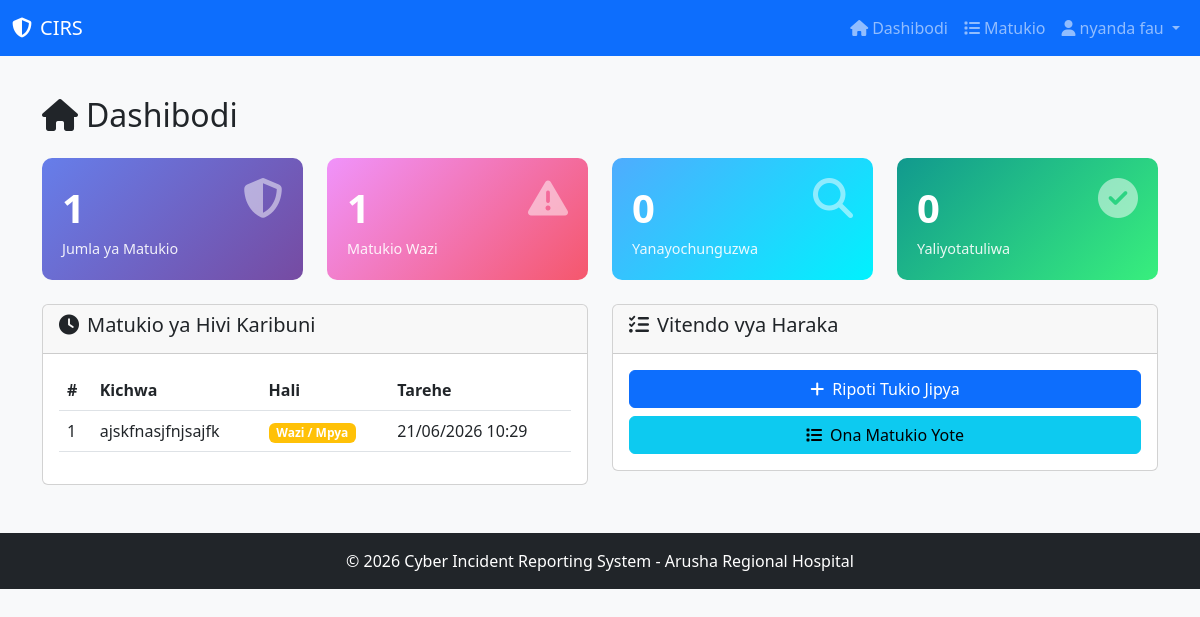
/dashboard/ (signed in), run on the app's committed database.
### cyberincident/models.py (models this page shows, shortened)
class Incident(models.Model):
    CATEGORY_CHOICES = [
        ('phishing', 'Ulaghai wa Barua Pepe'),
        ('ransomware', 'Mashambulizi ya Ransomware'),
        ('unauthorized', 'Upatikanaji Bila Idhini'),
        ('malware', 'Virusi / Malware'),
        ('ddos', 'Mashambulizi ya DDoS'),
        ('insider', 'Tishio la Ndani'),
        ('data_breach', 'Uvujaji wa Data'),
        ('other', 'Nyingine'),
    ]
    STATUS_CHOICES = [
        ('open', 'Wazi / Mpya'),
        ('investigating', 'Inachunguzwa'),
        ('contained', 'Imezuiliwa'),
        ('resolved', 'Imetatuliwa'),
        ('closed', 'Imefungwa'),
    ]
    PRIORITY_CHOICES = [
        ('low', 'Ya Chini'),
        ('medium', 'Ya Kati'),
        ('high', 'Ya Juu'),
        ('critical', 'Muhimu Sana'),
    ]
    title = models.CharField(max_length=200, verbose_name='Kichwa')
    description = models.TextField(verbose_name='Maelezo')
    category = models.CharField(max_length=20, choices=CATEGORY_CHOICES, verbose_name='Aina')
    status = models.CharField(max_length=20, choices=STATUS_CHOICES, default='open', verbose_name='Hali')
    priority = models.CharField(max_length=10, choices=PRIORITY_CHOICES, default='medium', verbose_name='Kiwango')
    reporter = models.ForeignKey(User, on_delete=models.CASCADE, related_name='reported_incidents', verbose_name='Mripoti')
    assigned_to = models.ForeignKey(User, on_delete=models.SET_NULL, null=True, blank=True, related_name='assigned_incidents', verbose_name='Imepewa')
    affected_systems = models.TextField(blank=True, null=True, verbose_name='Mifumo Iliyoathirika')
    impact_description = models.TextField(blank=True, null=True, verbose_name='Athari')
    root_cause = models.TextField(blank=True, null=True, verbose_name='Chanzo')
    reported_at = models.DateTimeField(auto_now_add=True, verbose_name='Tarehe ya Kuripoti')
    updated_at = models.DateTimeField(auto_now=True, verbose_name='Tarehe ya Sasisho')
    resolved_at = models.DateTimeField(blank=True, null=True, verbose_name='Tarehe ya Kutatuliwa')
    is_confidential = models.BooleanField(default=False, verbose_name='Siri')
    is_escalated = models.BooleanField(default=False, verbose_name='Imepelekwa Juu')
    def get_status_color(self):
        colors = {
            'open': 'warning',
            'investigating': 'info',
            'contained': 'primary',
            'resolved': 'success',
            'closed': 'secondary',
        }
        return colors.get(self.status, 'secondary')
    class Meta:
        ordering = ['-reported_at']

### cyberincident/views.py (the view)
# urls.py: path('dashboard/', views.dashboard, name='dashboard'),
@login_required
def dashboard(request):
    user = request.user
    incidents = Incident.objects.filter(reporter=user)
    try:
        profile = user.profile
        is_admin = profile.role == 'admin'
        is_ict = profile.role in ['ict', 'admin']
    except:
        Profile.objects.create(user=user, role='staff', department='Unknown', is_active=True)
        is_admin = False
        is_ict = False
    context = {
        'total_incidents': incidents.count(),
        'open_incidents': incidents.filter(status='open').count(),
        'investigating_incidents': incidents.filter(status='investigating').count(),
        'resolved_incidents': incidents.filter(status='resolved').count(),
        'recent_incidents': incidents.order_by('-reported_at')[:5],
        'is_admin': is_admin,
        'is_ict': is_ict,
        'all_incidents': Incident.objects.all().count() if is_ict else 0,
        'assigned_incidents': Incident.objects.filter(assigned_to=user).count() if is_ict else 0,
    }
    return render(request, 'dashboard.html', context)

### cyberincident/templates/dashboard.html (shortened to what this page needs)
{% extends "base.html" %}
{% block content %}
<h2 class="mb-4"><i class="fas fa-home me-2"></i>Dashibodi</h2>
<div class="row">
    <div class="col-md-3">
        <div class="stat-card stat-primary">
            <div class="d-flex justify-content-between">
                <div>
                    <div class="stat-number">{{ total_incidents }}</div>
                    <div class="stat-label">Jumla ya Matukio</div>
                </div>
                <i class="fas fa-shield-alt"></i>
            </div>
        </div>
    </div>
    <div class="col-md-3">
        <div class="stat-card stat-warning">
            <div class="d-flex justify-content-between">
                <div>
                    <div class="stat-number">{{ open_incidents }}</div>
                    <div class="stat-label">Matukio Wazi</div>
                </div>
                <i class="fas fa-exclamation-triangle"></i>
            </div>
        </div>
    </div>
    <div class="col-md-3">
        <div class="stat-card stat-info">
            <div class="d-flex justify-content-between">
                <div>
                    <div class="stat-number">{{ investigating_incidents }}</div>
                    <div class="stat-label">Yanayochunguzwa</div>
                </div>
                <i class="fas fa-search"></i>
            </div>
        </div>
    </div>
    <div class="col-md-3">
        <div class="stat-card stat-success">
            <div class="d-flex justify-content-between">
                <div>
                    <div class="stat-number">{{ resolved_incidents }}</div>
                    <div class="stat-label">Yaliyotatuliwa</div>
                </div>
                <i class="fas fa-check-circle"></i>
            </div>
        </div>
    </div>
</div>
<div class="row mt-4">
    <div class="col-md-6">
        <div class="card">
            <div class="card-header">
                <h5><i class="fas fa-clock me-2"></i>Matukio ya Hivi Karibuni</h5>
            </div>
            <div class="card-body">
                <div class="table-responsive">
                    <table class="table table-hover">
                        <thead>
                            <tr>
                                <th>#</th>
                                <th>Kichwa</th>
                                <th>Hali</th>
                                <th>Tarehe</th>
                            </tr>
                        </thead>
                        <tbody>
                            {% for incident in recent_incidents %}
                            <tr onclick="window.location.href='{% url 'incident_detail' incident.id %}'" style="cursor: pointer;">
                                <td>{{ incident.id }}</td>
                                <td>{{ incident.title }}</td>
                                <td><span class="badge bg-{{ incident.get_status_color }}">{{ incident.get_status_display }}</span></td>
                                <td>{{ incident.reported_at|date:"d/m/Y H:i" }}</td>
                            </tr>
                            {% empty %}
                            <tr>
                                <td colspan="4" class="text-center">Hakuna matukio</td>
                            </tr>
                            {% endfor %}
                        </tbody>
                    </table>
                </div>
            </div>
        </div>
    </div>
    <div class="col-md-6">
        <div class="card">
            <div class="card-header">
                <h5><i class="fas fa-tasks me-2"></i>Vitendo vya Haraka</h5>
            </div>
            <div class="card-body">
                <div class="d-grid gap-2">
                    <a href="{% url 'incident_create' %}" class="btn btn-primary">
                        <i class="fas fa-plus me-2"></i>Ripoti Tukio Jipya
                    </a>
                    <a href="{% url 'incident_list' %}" class="btn btn-info">
                        <i class="fas fa-list me-2"></i>Ona Matukio Yote
                    </a>
                </div>
            </div>
        </div>
    </div>
</div>
{% endblock %}

### cyberincident/templates/base.html (shortened to what this page needs)
<!DOCTYPE html>
<html lang="sw">
<head>
    <link href="https://cdn.jsdelivr.net/npm/bootstrap@5.3.0/dist/css/bootstrap.min.css" rel="stylesheet">
    <link rel="stylesheet" href="https://cdnjs.cloudflare.com/ajax/libs/font-awesome/6.4.0/css/all.min.css">
    {% load static %}
    <link rel="stylesheet" href="{% static 'css/style.css' %}">
</head>
<body>
    <nav class="navbar navbar-expand-lg navbar-dark bg-primary">
        <div class="container-fluid">
            <a class="navbar-brand" href="{% url 'index' %}">
                <i class="fas fa-shield-alt me-2"></i>CIRS
            </a>
            <div class="collapse navbar-collapse" id="navbarNav">
                <ul class="navbar-nav ms-auto">
                    {% if user.is_authenticated %}
                        <li class="nav-item">
                            <a class="nav-link" href="{% url 'dashboard' %}">
                                <i class="fas fa-home me-1"></i>Dashibodi
                            </a>
                        </li>
                        <li class="nav-item">
                            <a class="nav-link" href="{% url 'incident_list' %}">
                                <i class="fas fa-list me-1"></i>Matukio
                            </a>
                        </li>
                        <li class="nav-item dropdown">
                            <a class="nav-link dropdown-toggle" href="#" role="button" data-bs-toggle="dropdown">
                                <i class="fas fa-user me-1"></i>{{ user.get_full_name|default:user.username }}
                            </a>
                        </li>
                    {% endif %}
                </ul>
            </div>
        </div>
    </nav>
    <div class="container mt-4">
        {% block content %}{% endblock %}
    </div>
    <footer class="bg-dark text-white text-center py-3 mt-5">
        <div class="container">
            <p class="mb-0">&copy; 2026 Cyber Incident Reporting System - Arusha Regional Hospital</p>
        </div>
    </footer>
    {% load static %}
</body>
</html>

### static/css/style.css (style rules this page uses)
* { margin: 0; padding: 0; box-sizing: border-box; }
body { font-family: 'Segoe UI', Tahoma, Geneva, Verdana, sans-serif; background-color: #f8f9fa; min-height: 100vh; display: flex; flex-direction: column; }
footer { margin-top: auto; }
.stat-card { border-radius: 10px; padding: 20px; color: white; transition: transform 0.3s, box-shadow 0.3s; cursor: pointer; }
.stat-card .stat-number { font-size: 2.5rem; font-weight: 700; }
.stat-card .stat-label { font-size: 0.9rem; opacity: 0.9; }
.stat-card i { font-size: 2.5rem; opacity: 0.5; }
.stat-primary { background: linear-gradient(135deg, #667eea, #764ba2); }
.stat-success { background: linear-gradient(135deg, #11998e, #38ef7d); }
.stat-warning { background: linear-gradient(135deg, #f093fb, #f5576c); }
.stat-info { background: linear-gradient(135deg, #4facfe, #00f2fe); }

### data on the page
Incident: id "1", title "ajskfnasjfnjsajfk", status "Wazi / Mpya", reported_at "21/06/2026 10:29"

### other printed values
{{ user.get_full_name|default:user.username }} "nyanda fau"
{{ total_incidents }} "1"
{{ open_incidents }} "1"
{{ investigating_incidents }} "0"
{{ resolved_incidents }} "0"
